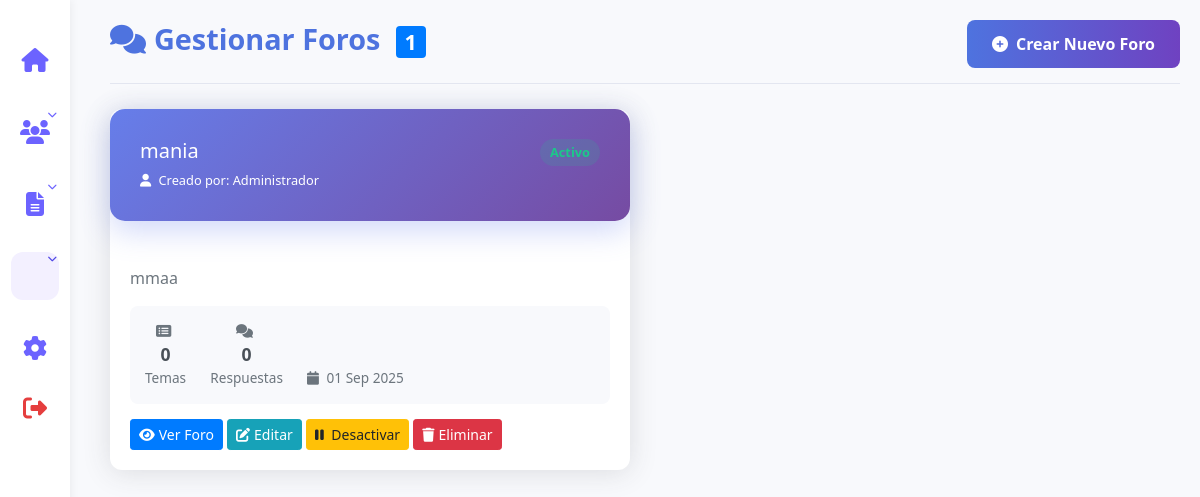
The app's page /panel_admin/foros/gestionar_foros.php (signed in) with its own data.
### tables this page shows
CREATE TABLE `foros` (
  `id` int NOT NULL AUTO_INCREMENT,
  `titulo` varchar(255) NOT NULL,
  `descripcion` text,
  `id_admin` int NOT NULL,
  `activo` tinyint(1) DEFAULT '1',
  `fecha_creacion` timestamp NULL DEFAULT CURRENT_TIMESTAMP,
  PRIMARY KEY (`id`),
  KEY `id_admin` (`id_admin`),
  CONSTRAINT `foros_ibfk_1` FOREIGN KEY (`id_admin`) REFERENCES `usuarios` (`id`)
);

CREATE TABLE `usuarios` (
  `id` int NOT NULL AUTO_INCREMENT,
  `nombre_completo` varchar(100) NOT NULL,
  `email` varchar(100) NOT NULL,
  `password` varchar(255) NOT NULL,
  `fecha_registro` datetime DEFAULT CURRENT_TIMESTAMP,
  `token_verificacion` varchar(100) DEFAULT NULL,
  `verificado` tinyint(1) DEFAULT '0',
  `token_reset` varchar(100) DEFAULT NULL,
  `token_expira` datetime DEFAULT NULL,
  `genero` varchar(50) DEFAULT NULL,
  `rol` varchar(20) DEFAULT 'usuario',
  `require_reset_pass` tinyint(1) DEFAULT '1',
  `foto_perfil` longblob,
  PRIMARY KEY (`id`),
  UNIQUE KEY `email` (`email`)
);

### panel_admin/foros/gestionar_foros.php (the view, shortened to what this page needs)
<?php
include '../../db.php';
$stmt = $pdo->prepare("
    SELECT f.*, u.nombre_completo as creador_nombre,
           (SELECT COUNT(*) FROM temas_foro t WHERE t.id_foro = f.id) as total_temas,
           (SELECT COUNT(*) FROM respuestas_foro r
            INNER JOIN temas_foro t ON r.id_tema = t.id
            WHERE t.id_foro = f.id) as total_respuestas
    FROM foros f
    INNER JOIN usuarios u ON f.id_admin = u.id
    ORDER BY f.fecha_creacion DESC
");
$stmt->execute();
$foros = $stmt->fetchAll(PDO::FETCH_ASSOC);
?>
<!DOCTYPE html>
<html lang="es">
<head>
    <link href="https://stackpath.bootstrapcdn.com/bootstrap/4.5.2/css/bootstrap.min.css" rel="stylesheet">
    <link rel="stylesheet" href="https://cdnjs.cloudflare.com/ajax/libs/font-awesome/6.4.2/css/all.min.css">
    <link rel="stylesheet" href="styles_foro.css">
</head>
<body>
    <?php include '../panel_sidebar.php'; ?>
    <div class="admin-container">
        <div class="page-header">
            <h1 class="page-title">
                <i class="fas fa-comments mr-2"></i>Gestionar Foros
                <span class="badge badge-primary ml-2"><?= count($foros) ?></span>
            </h1>
            <button class="btn btn-create-forum" data-toggle="modal" data-target="#modalCrearForo">
                <i class="fas fa-plus-circle mr-2"></i>Crear Nuevo Foro
            </button>
        </div>
        <?php if (empty($foros)): ?>
            <div class="text-center py-5">
                <i class="fas fa-comments fa-4x text-muted mb-3"></i>
                <h4 class="text-muted">No hay foros creados</h4>
                <p class="text-muted">Crea tu primer foro para que los usuarios puedan interactuar</p>
                <button class="btn btn-create-forum" data-toggle="modal" data-target="#modalCrearForo">
                    <i class="fas fa-plus-circle mr-2"></i>Crear Primer Foro
                </button>
            </div>
        <?php else: ?>
            <div class="row">
                <?php foreach ($foros as $foro): ?>
                    <div class="col-md-6 mb-4">
                        <div class="card forum-card">
                            <div class="forum-header">
                                <div class="d-flex justify-content-between align-items-start">
                                    <div>
                                        <h5 class="mb-1"><?= htmlspecialchars($foro['titulo']) ?></h5>
                                        <small class="opacity-75">
                                            <i class="fas fa-user mr-1"></i>
                                            Creado por: <?= htmlspecialchars($foro['creador_nombre']) ?>
                                        </small>
                                    </div>
                                    <span class="status-badge <?= $foro['activo'] ? 'status-active' : 'status-inactive' ?>">
                                        <?= $foro['activo'] ? 'Activo' : 'Inactivo' ?>
                                    </span>
                                </div>
                            </div>
                            <div class="forum-body">
                                <p class="text-muted mb-3"><?= nl2br(htmlspecialchars($foro['descripcion'])) ?></p>
                                <div class="forum-stats">
                                    <div class="stat-item">
                                        <i class="fas fa-list-alt mr-1"></i>
                                        <span class="stat-number"><?= $foro['total_temas'] ?></span> Temas
                                    </div>
                                    <div class="stat-item">
                                        <i class="fas fa-comments mr-1"></i>
                                        <span class="stat-number"><?= $foro['total_respuestas'] ?></span> Respuestas
                                    </div>
                                    <div class="stat-item">
                                        <i class="fas fa-calendar mr-1"></i>
                                        <?= date('d M Y', strtotime($foro['fecha_creacion'])) ?>
                                    </div>
                                </div>
                                <div class="forum-actions">
                                    <a href="ver_foro.php?id=<?= $foro['id'] ?>" class="btn btn-primary btn-sm">
                                        <i class="fas fa-eye mr-1"></i>Ver Foro
                                    </a>
                                    <?php if ($foro['id_admin'] == $_SESSION['user_id']): ?>
                                        <button class="btn btn-info btn-sm btn-editar-foro" data-id="<?= $foro['id'] ?>">
                                            <i class="fas fa-edit mr-1"></i>Editar
                                        </button>
                                        <button class="btn btn-<?= $foro['activo'] ? 'warning' : 'success' ?> btn-sm btn-toggle-status"
                                                data-id="<?= $foro['id'] ?>" data-status="<?= $foro['activo'] ?>">
                                            <i class="fas fa-<?= $foro['activo'] ? 'pause' : 'play' ?> mr-1"></i>
                                            <?= $foro['activo'] ? 'Desactivar' : 'Activar' ?>
                                        </button>
                                        <button class="btn btn-danger btn-sm btn-eliminar-foro" data-id="<?= $foro['id'] ?>">
                                            <i class="fas fa-trash mr-1"></i>Eliminar
                                        </button>
                                    <?php endif; ?>
                                </div>
                            </div>
                        </div>
                    </div>
                <?php endforeach; ?>
            </div>
        <?php endif; ?>
    </div>
</body>
</html>

### panel_admin/foros/styles_foro.css (style rules this page uses)
.admin-container { margin-left: 90px; padding: 20px; transition: all 0.3s; }
.page-header { display: flex; justify-content: space-between; align-items: center; margin-bottom: 25px; padding-bottom: 15px; border-bottom: 1px solid #e3e6f0; }
.page-title { color: #4e73df; font-weight: 700; font-size: 1.8rem; }
.forum-card { border: none; border-radius: 12px; box-shadow: 0 0.15rem 1.75rem 0 rgba(58, 59, 69, 0.15); transition: all 0.3s ease; margin-bottom: 20px; }
.forum-header { background: linear-gradient(to right, #4e73df, #6f42c1); color: white; padding: 20px; border-radius: 12px 12px 0 0; }
.forum-body { padding: 20px; }
.forum-stats { background: #f8f9fc; padding: 15px; border-radius: 8px; margin-top: 15px; }
.stat-item { display: inline-block; margin-right: 20px; color: #5a5c69; font-size: 0.9rem; }
.stat-number { font-weight: bold; color: #4e73df; }
.forum-actions { margin-top: 15px; }
.btn-create-forum { background: linear-gradient(to right, #4e73df, #6f42c1); border: none; border-radius: 8px; padding: 12px 25px; font-weight: 600; color: white; }
.status-badge { padding: 4px 10px; border-radius: 20px; font-size: 0.8rem; font-weight: 600; }
.status-active { background-color: rgba(28, 200, 138, 0.15); color: #1cc88a; }
body { background-color: #f8f9fc; font-family: 'Segoe UI', Tahoma, Geneva, Verdana, sans-serif; }
.forum-header { background: linear-gradient(135deg, #667eea 0%, #764ba2 100%); color: white; padding: 30px; border-radius: 15px; margin-bottom: 25px; box-shadow: 0 10px 30px rgba(102, 126, 234, 0.3); }
.stat-item { text-align: center; color: #6c757d; font-size: 0.85rem; }
.stat-number { font-weight: bold; color: #495057; display: block; font-size: 1.1rem; }

### records on screen
foros: titulo "mania", id_admin.nombre_completo "Administrador", activo "Activo", descripcion "mmaa", total_temas "0", total_respuestas "0", fecha_creacion "01 Sep 2025"

### other values on screen
count($foros) "1"
